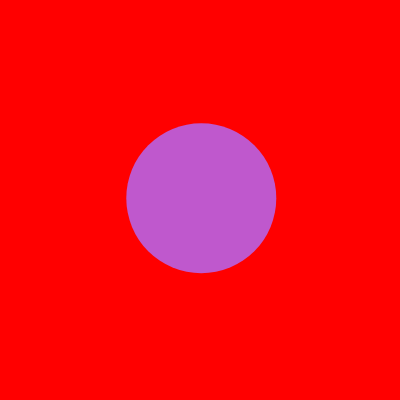
Frame 1 (no input)
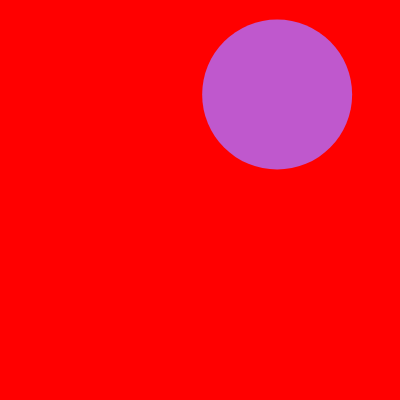
Frame 60 (no input)
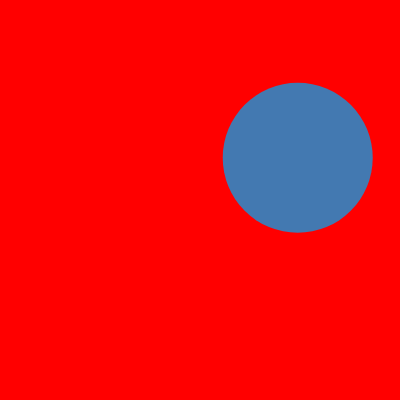
Frame 120 (the mouse pressed at the canvas centre since frame 60)

The p5.js sketch that drew these frames (run headless with seeded random() and noise() and a simulated clock; from frame 60 on, the mouse is pressed at the canvas centre):

// p5.js sketch
// ── sketch.js
// Project Title
// Your Name
// Date
//
// Extra for Experts:
// - describe what you did to take this project "above and beyond"

let x;
let y;
let dx; //or use xSpeed
let dy;
let r;
let g;
let b;
let radius = 75;

function setup() {
  createCanvas(400, 400);
  noStroke();
  x = width/2;
  y = height/2;
  dx = random(-3, 3);
  dy = random(-3, 3);
  randomizeColor();
}

function draw() {
  background("red");
  moveCircle();
  bounceIfNeeded();
  showCircle();
  // console.log(y);
}

function moveCircle() {
  x = x + dx;
  y += dy;
}

function bounceIfNeeded() {
  //should i bounce?
  if (x < 0 + radius || x > width - radius) {
    dx = dx * -1;
    randomizeColor();
  }
  if (y < 0 + radius || y > height - radius) {
    dy = dy * -1;
    randomizeColor();
  }
}

function randomizeColor() {
  r = random(255);
  g = random(255);
  b = random(255);
}

function showCircle() {
  fill(r, g, b);
  circle(x, y, radius*2);
}
